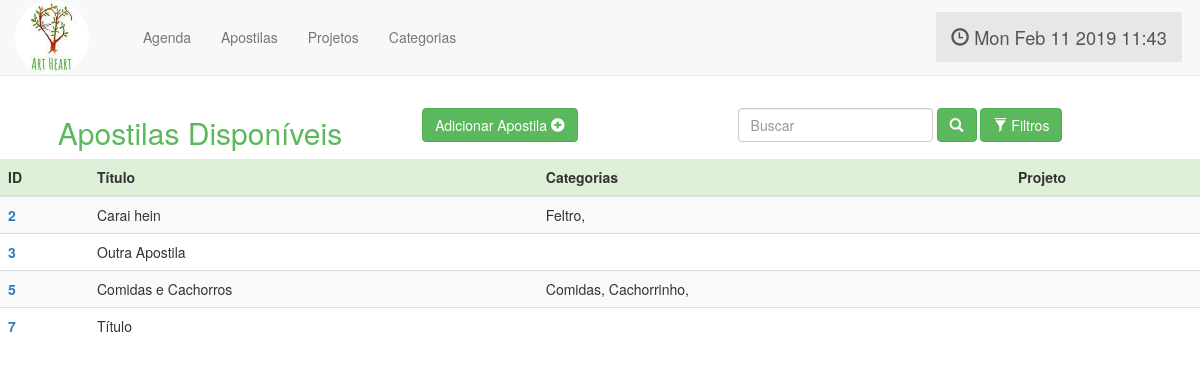
The app's page /search/, older data.
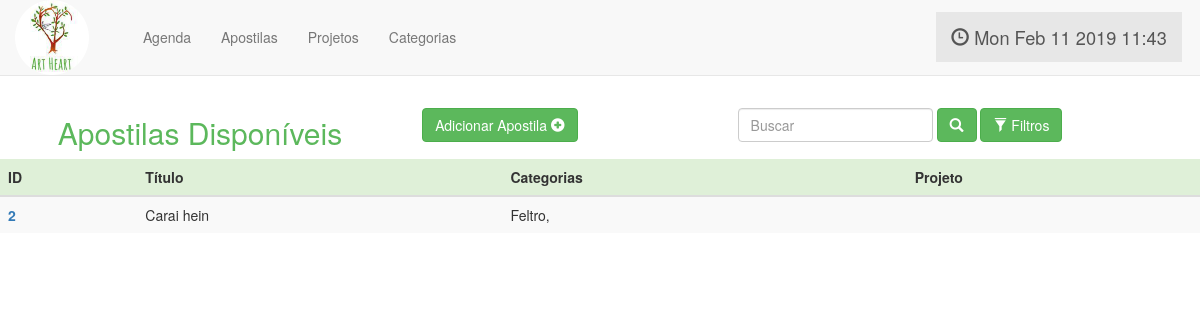
The same page, newer data.
### Materials/models.py (models this page shows, shortened)
class Apostila(models.Model):
    id = models.AutoField(primary_key=True)
    title = models.CharField('Título', max_length=100, default='Sem Título')
    description = models.TextField('Descrição', blank=True)
    author = models.CharField('Autor', max_length=50, blank=True)
    submissionDate = models.DateField(auto_now_add=True)
    project = models.ManyToManyField(Project, blank=True, null=True, help_text="Opcional. Adicione se a apostila faz parte de algum projeto.")
    categories = models.ManyToManyField(Categoria, blank=True)
    file = models.FileField(blank=True, help_text="Se estiver modificando o arquivo da Apostila, NÃO SELECIONE limpar e outro arquivo ao mesmo tempo.")
    url = models.URLField('URL', blank=True)

class Categoria(models.Model):
    category = models.CharField('Categoria', max_length=100)

### Materials/views.py (the view, shortened to what this page needs)
# urls.py: path('search/', materialsViews.search, name='url_search'),
def search(request):
    data = {}
    projs = Project.objects.all()
    cats = Categoria.objects.all()
    data['projects'] = projs
    data['categories'] = cats
    aps = Apostila.objects.all()
    data['entries'] = aps
    return render(request, 'Materials/search.html', data)

### Materials/templates/Materials/search.html (shortened to what this page needs)
{% extends 'Planner/base.html' %}
{% load staticfiles %}
{% block content %}
<div class="conteiner-fluid">
                <div class="col-md-4">
                        <h2>Apostilas Disponíveis</h2>
                </div>
                <div class="col-md-2 center">
                    <a class="btn btn-success" href="{% url 'url_detail' -1 %}">Adicionar Apostila <span class="glyphicon glyphicon-plus-sign"></span></a>
                </div>
		<div class="col-md-6 center">
            <form action="{% url 'url_search' %}" method="GET">
                <div class="form-inline">
                <input class="form-control" type="text" name="search" placeholder="Buscar">
                <button type="submit" class="btn btn-success"><span class="glyphicon glyphicon-search"></span></button>
                    <button type="button" class="btn btn-success" data-toggle="collapse" data-target="#filters"><span class="glyphicon glyphicon-filter"></span> Filtros</button>
                </div>
            </form>
        </div>
	</div>
<table class="table table-hover table-striped" style="margin-top: 2%">
    <thead>
      <tr class="bg-success">
        <th scope="col">ID</th>
        <th scope="col">Título</th>
        <th scope="col">Categorias</th>
        <th scope="col">Projeto</th>
      </tr>
    </thead>
    <tbody>
    {% for ap in entries %}
        <tr>
            <th scope="row"><a href="{% url 'url_detail' ap.id %}">{{ ap.id|safe }}</a></th>
            <td title="{{ ap.description }}">{{ ap.title }}</td>
            <td>{% for cat in ap.categories.all %}
                {{ cat.category }},
                {% endfor %}
            </td>
            <td>
            </td>
        </tr>
    {% endfor %}
    </tbody>
  </table>
{% endblock %}

### Planner/templates/Planner/base.html (shortened to what this page needs)
<!DOCTYPE html>
{% load staticfiles %}
<html lang="pt-br">
<head>
    <link rel="stylesheet" href="https://maxcdn.bootstrapcdn.com/bootstrap/3.3.7/css/bootstrap.min.css">
</head>
<body onload="startTime()">
    <nav class="navbar navbar-default navbar-static-top">
        <div class="container-fluid">
          <div class="navbar-header" style="margin-right: -3%">
            <a href="{% url 'url_index'%}">
              <img alt="Brand" style="max-width: 50%;" class="img-responsive" src="{% static 'Planner/assets/logo.png'%}">
            </a>
          </div>
          <div class="collapse navbar-collapse" id="bs-example-navbar-collapse-1" style="margin-top: 1%">
            <ul class="nav navbar-nav">
              <li><a href="{% url 'url_index' %}">Agenda</a></li>
              <li><a href="{% url 'url_search' %}">Apostilas</a></li>
              <li><a href="{% url 'url_projects' %}">Projetos</a></li>
              <li><a href="{% url 'url_category' %}">Categorias</a></li>
            </ul>
            <ul class="nav navbar-nav navbar-right">
              <li class="active"><a href="#" style="font-size: 130%; margin-right: 1em;"><span class="glyphicon glyphicon-time"></span> <span id="clock"></span></a></li>
            </ul>
          </div>
        </div>
      </nav>
      {% block content %}
      {% endblock %}
</body>
</html>

### Materials/templates/Materials/search.html (style rules this page uses)
h2 { text-align: center; color: #5cb85c; }
.center { text-align: center; margin-top: 1%; }

Row changes from the older to the newer data that the page shows:
removed Apostila: id "3", title "Outra Apostila"
removed Apostila: id "5", title "Comidas e Cachorros"
no longer on this page (row unchanged): Categoria: category "Comidas", shown under "5"
no longer on this page (row unchanged): Categoria: category "Cachorrinho", shown under "5"
removed Apostila: id "7", title "Título"
